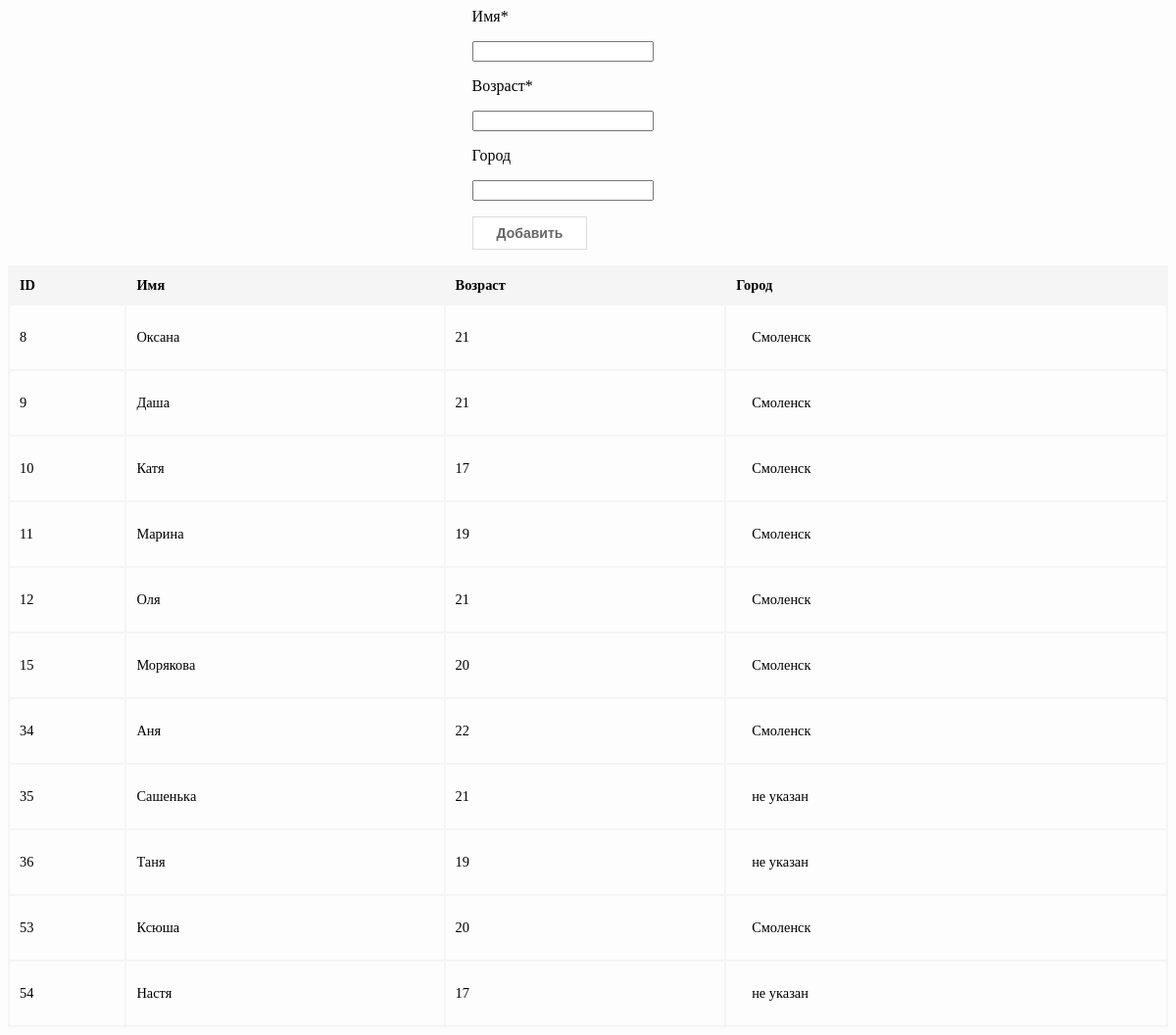
The page / on the database its author committed.
### tables this page shows
CREATE TABLE `users` (
  `id` int(11) NOT NULL,
  `name` varchar(30) DEFAULT NULL,
  `age` int(11) DEFAULT NULL,
  `city_id` int(11) DEFAULT NULL
);

CREATE TABLE `cities` (
  `city_id` int(11) NOT NULL,
  `cityname` varchar(30) DEFAULT NULL
);

### TableView/Index.php (called while the page is built, shortened)
<?php
require_once 'TableModel/Table.php';
$UTable = new UserDAO();
$userList = $UTable->getUsers();
require 'TableTemplate/index.php';

### index.php (called while the page is built)
<?php
 require 'TableView/Index.php';

### TableModel/Table.php (called while the page is built, shortened)
<?php
class UserVO {
    protected $id;
    protected $name;
    protected $age;
    protected $cityname;
    public function setId($id) {
        $this->id = $id;
    }
    public function getId() {
        return $this->id;
    }
    public function setUsername($name) {
        $this->name = $name;
    }
    public function getUsername() {
        return $this->name;
    }
    public function setCity($cityname) {
        $this->cityname = $cityname;
    }
    public function getCity() {
        return $this->cityname;
    }
    public function setAge($age) {
        $this->age = $age;
    }
    public function getAge() {
        return $this->age;
    }
}
class UserDAO {
    protected $connect;
	public function UserDAO() {
        $read_ini = parse_ini_file("mysql.ini", false);
        $mysql_connect_info=Array();
        $i=0;
        foreach ($read_ini as $k=>$v){
	    $mysql_connect_info[$i]=$v;
	    $i++;
        };
        $this->connect=mysql_connect($mysql_connect_info[0],$mysql_connect_info[1],$mysql_connect_info[2]) or die(mysql_error());
        $sql1="SET NAMES UTF8";
    }
	protected function execute($sql) {
        $res = mysql_query($sql, $this->connect) or die(mysql_error());
        if(mysql_num_rows($res) > 0) {
            for($i = 0; $i < mysql_num_rows($res); $i++) {
                $row = mysql_fetch_assoc($res);
                $userVO[$i] = new UserVO();
                $userVO[$i]->setId($row['id']);
                $userVO[$i]->setUsername($row['name']);
                $userVO[$i]->setAge($row['age']);
                $userVO[$i]->setCity($row['cityname']);
            }
        }
        return $userVO;
    }
    public function getUsers() {
        $sql = "SELECT id,name,age,cityname FROM users NATURAL JOIN cities";
        return $this->execute($sql);
    }
}

### TableTemplate/index.php (the view, shortened to what this page needs)
<html lang="ru">
    <head>
        <link rel="stylesheet" href="libs/css/styles.css">
    </head>
    <body>
        <div id="inputsfiels">
            <form id="regform"  method="post">
                <p> Имя*</p>
                <p><input id="nameInput" type="text" required name="name" /></p>
                <p>Возраст* </p>
                <p><input id="ageInput" type="text" required name="age" /></p>
                <p>Город </p>
                <p><input id ="cityInput" type="text" name="city"/></p>
                <p><button type="button"  class="myButton"id="formbutt">Добавить</button></p>
            </form>
        </div>
        <div id="main">
            <table  id="UserTable"class="tbl-qa">
                <thead>
                    <tr>
                        <th class="table-header" width="10%">ID</th>
                        <th class="table-header">Имя</th>
                        <th class="table-header">Возраст</th>
                        <th class="table-header">Город</th>
                    </tr>
                </thead>
                <tbody>
                    <?php
                    foreach ($userList as $k => $v) {
                        ?>
                        <tr class="table-row">
                            <td><?php echo $userList[$k]->getId(); ?></td>
                            <td><div tabindex="-1" contentEditable id=<?php echo $k . "name" ?> onblur="setTimeout(saveToDatabase('<?php echo $k . "name" ?>','Имя','<?php echo $userList[$k]->getId(); ?>'),200)"><?php echo $userList[$k]->getUsername(); ?></div></td>
                            <td><div tabindex="-1" contentEditable id=<?php echo $k . "age" ?>  onblur="setTimeout(saveToDatabase('<?php echo $k . "age" ?>','Возраст','<?php echo $userList[$k]->getId(); ?>'),200)"><?php echo $userList[$k]->getAge(); ?></div></td>
                            <td><div class="dropdown">
                                    <a href="#" id="<?php echo $k . "drop"; ?>" class="dropbtn"><?php echo $userList[$k]->getCity(); ?></a>
                                </div>	</td>
                        </tr>
                        <?php
                    }
                    ?>
                </tbody>
            </table>
        </div>
    </body>
</html>

### libs/css/styles.css (style rules this page uses)
body { width:auto;background-color: #FDFDFD }
.tbl-qa { width: 100%;font-size:0.9em;background-color: #f5f5f5; }
.tbl-qa th.table-header { padding: 5px;text-align: left;padding:10px; }
.tbl-qa .table-row td { padding:10px;background-color: #FDFDFD; }
li a, .dropbtn { display: inline-block; color: #000; text-align: center; padding: 14px 16px; text-decoration: none; }
.dropdown { display: inline-block; }
.myButton { background-color:#ffffff; border:1px solid #dcdcdc; cursor:pointer; color:#666666; font-family:Arial; font-size:14px; font-weight:bold; padding:8px 24px; }
#main { width: auto }
#inputsfiels { padding-left:40%; }

### rows shown on the page
users: id "8", name "Оксана", age "21", city.cityname "Смоленск"
users: id "9", name "Даша", age "21", city.cityname "Смоленск"
users: id "10", name "Катя", age "17", city.cityname "Смоленск"
users: id "11", name "Марина", age "19", city.cityname "Смоленск"
users: id "12", name "Оля", age "21", city.cityname "Смоленск"
users: id "15", name "Морякова", age "20", city.cityname "Смоленск"
users: id "34", name "Аня", age "22", city.cityname "Смоленск"
users: id "35", name "Сашенька", age "21", city.cityname "не указан"
users: id "36", name "Таня", age "19", city.cityname "не указан"
users: id "53", name "Ксюша", age "20", city.cityname "Смоленск"
users: id "54", name "Настя", age "17", city.cityname "не указан"
